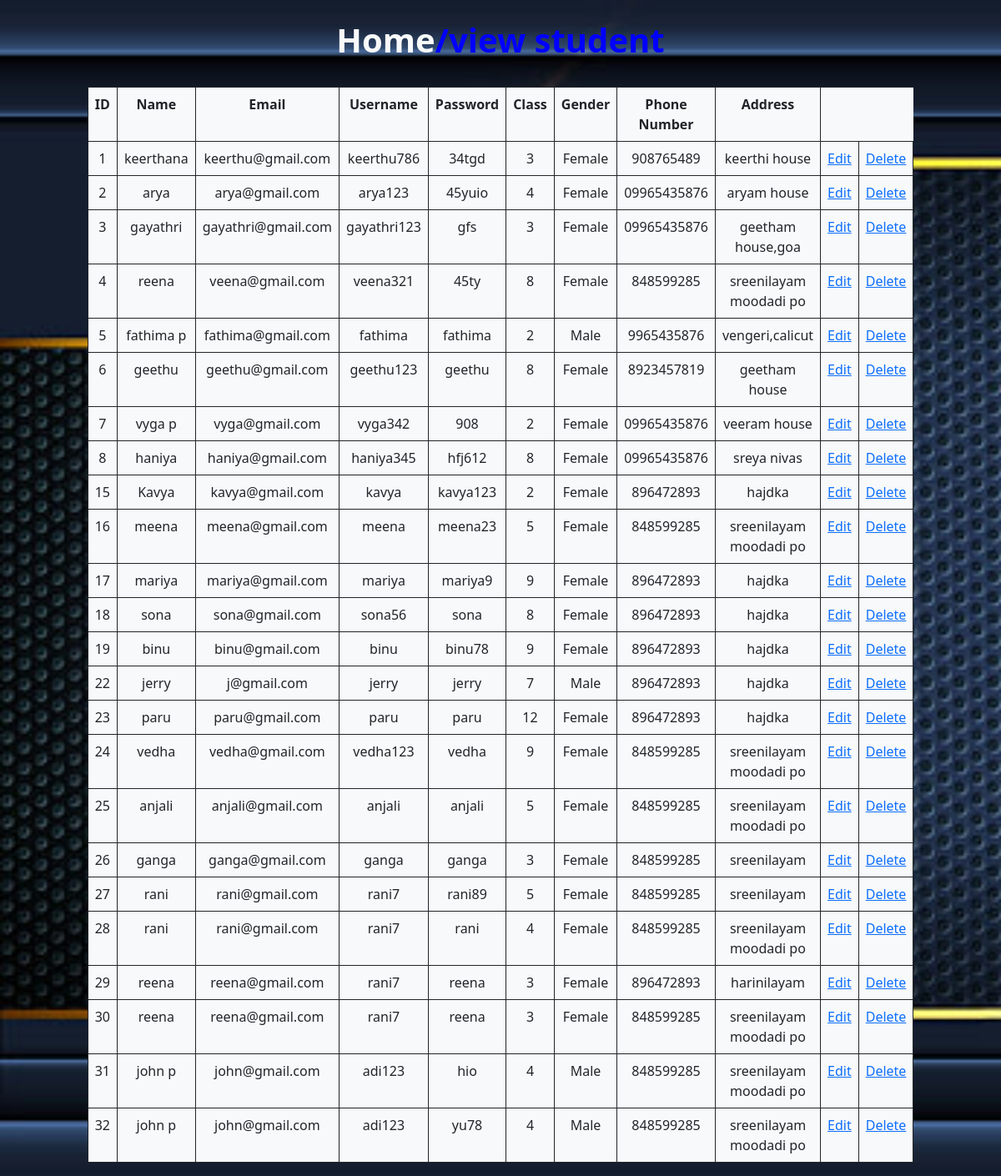
The app's page /managestudent with its own data.
### school_app/models.py (models this page shows)
class Student(models.Model):
    Name=models.CharField(max_length=20)
    Email=models.EmailField(max_length=20)
    GENDER_CHOICES= (
        ('M', 'Male'),
        ('F', 'Female'),
        )
    Gender = models.CharField(max_length=1, choices=GENDER_CHOICES)
    Address=models.CharField(max_length=50)
    Phone_no=models.CharField(max_length=12)
    user_type=models.CharField(max_length=10)
    value=models.IntegerField(max_length=1)
    Username=models.CharField(max_length=12,default='student')
    Password=models.CharField(max_length=8,default=788904)
    cls=models.CharField(max_length=5,default=0)

### school_app/views.py (the view)
# urls.py: path('managestudent',views.managestudent,name='managestudent'),
def managestudent(request):
    a=Student.objects.all()
    return render(request,'managestudent.html',{'a1':a})

### school_app/templates/managestudent.html (shortened to what this page needs)
<!DOCTYPE html>
<html lang="en">
<head>
    <link href="https://cdn.jsdelivr.net/npm/bootstrap@5.0.2/dist/css/bootstrap.min.css" rel="stylesheet"
>
</head>
<body>
    <br>
    <h1><a href="adminhome" class="text-light text-decoration-none">Home</a>/view student</h1><br>
    <div>
        <table class="table  table-bordered w-75 bg-light h-100 border-dark ">
            <tr>
                <th>ID</th>
                <th>Name</th>
                <th>Email</th>
                <th>Username</th>
                <th>Password</th>
                <th>Class</th>
                <th>Gender</th>
                <th>Phone Number</th>
                <th>Address</th>
            </tr>
            {% for i in a1 %}
            <tr>
                <td>{{i.id}}</td>
                <td>{{i.Name}}</td>
                <td>{{i.Email}}</td>
                <td>{{i.Username}}</td>
                <td>{{i.Password}}</td>
                <td>{{i.cls}}</td>
                <td>{{i.Gender}}</td>
                <td>{{i.Phone_no}}</td>
                <td>{{i.Address}}</td>
                <td><a href="editstudents/{{i.id}}">Edit</a></td>
                <td><a href="deletestudents/{{i.id}}">Delete</a></td>
            </tr>
            {% endfor %}
        </table>
</body>
</html>

### school_app/templates/managestudent.html (style rules this page uses)
body { background-image: url('static/images/pngtree-blue.jpg'); background-size: cover; }
h1 { color: blue; font-weight: bold; }
div { display: flex; justify-content: center; }
h1, table { text-align: center; }

### records on screen
Student: id "1", Name "keerthana", Email "keerthu@gmail.com", Username "keerthu786", Password "34tgd", cls "3", Gender "Female", Phone_no "908765489", Address "keerthi house"
Student: id "2", Name "arya", Email "arya@gmail.com", Username "arya123", Password "45yuio", cls "4", Gender "Female", Phone_no "09965435876", Address "aryam house"
Student: id "3", Name "gayathri", Email "gayathri@gmail.com", Username "gayathri123", Password "gfs", cls "3", Gender "Female", Phone_no "09965435876", Address "geetham house,goa"
Student: id "4", Name "reena", Email "veena@gmail.com", Username "veena321", Password "45ty", cls "8", Gender "Female", Phone_no "848599285", Address "sreenilayam moodadi po"
Student: id "5", Name "fathima p", Email "fathima@gmail.com", Username "fathima", Password "fathima", cls "2", Gender "Male", Phone_no "9965435876", Address "vengeri,calicut"
Student: id "6", Name "geethu", Email "geethu@gmail.com", Username "geethu123", Password "geethu", cls "8", Gender "Female", Phone_no "8923457819", Address "geetham house"
Student: id "7", Name "vyga p", Email "vyga@gmail.com", Username "vyga342", Password "908", cls "2", Gender "Female", Phone_no "09965435876", Address "veeram house"
Student: id "8", Name "haniya", Email "haniya@gmail.com", Username "haniya345", Password "hfj612", cls "8", Gender "Female", Phone_no "09965435876", Address "sreya nivas"
Student: id "15", Name "Kavya", Email "kavya@gmail.com", Username "kavya", Password "kavya123", cls "2", Gender "Female", Phone_no "896472893", Address "hajdka"
Student: id "16", Name "meena", Email "meena@gmail.com", Username "meena", Password "meena23", cls "5", Gender "Female", Phone_no "848599285", Address "sreenilayam moodadi po"
Student: id "17", Name "mariya", Email "mariya@gmail.com", Username "mariya", Password "mariya9", cls "9", Gender "Female", Phone_no "896472893", Address "hajdka"
Student: id "18", Name "sona", Email "sona@gmail.com", Username "sona56", Password "sona", cls "8", Gender "Female", Phone_no "896472893", Address "hajdka"
Student: id "19", Name "binu", Email "binu@gmail.com", Username "binu", Password "binu78", cls "9", Gender "Female", Phone_no "896472893", Address "hajdka"
Student: id "22", Name "jerry", Email "j@gmail.com", Username "jerry", Password "jerry", cls "7", Gender "Male", Phone_no "896472893", Address "hajdka"
Student: id "23", Name "paru", Email "paru@gmail.com", Username "paru", Password "paru", cls "12", Gender "Female", Phone_no "896472893", Address "hajdka"
Student: id "24", Name "vedha", Email "vedha@gmail.com", Username "vedha123", Password "vedha", cls "9", Gender "Female", Phone_no "848599285", Address "sreenilayam moodadi po"
Student: id "25", Name "anjali", Email "anjali@gmail.com", Username "anjali", Password "anjali", cls "5", Gender "Female", Phone_no "848599285", Address "sreenilayam moodadi po"
Student: id "26", Name "ganga", Email "ganga@gmail.com", Username "ganga", Password "ganga", cls "3", Gender "Female", Phone_no "848599285", Address "sreenilayam"
Student: id "27", Name "rani", Email "rani@gmail.com", Username "rani7", Password "rani89", cls "5", Gender "Female", Phone_no "848599285", Address "sreenilayam"
Student: id "28", Name "rani", Email "rani@gmail.com", Username "rani7", Password "rani", cls "4", Gender "Female", Phone_no "848599285", Address "sreenilayam moodadi po"
Student: id "29", Name "reena", Email "reena@gmail.com", Username "rani7", Password "reena", cls "3", Gender "Female", Phone_no "896472893", Address "harinilayam"
Student: id "30", Name "reena", Email "reena@gmail.com", Username "rani7", Password "reena", cls "3", Gender "Female", Phone_no "848599285", Address "sreenilayam moodadi po"
Student: id "31", Name "john p", Email "john@gmail.com", Username "adi123", Password "hio", cls "4", Gender "Male", Phone_no "848599285", Address "sreenilayam moodadi po"
Student: id "32", Name "john p", Email "john@gmail.com", Username "adi123", Password "yu78", cls "4", Gender "Male", Phone_no "848599285", Address "sreenilayam moodadi po"
